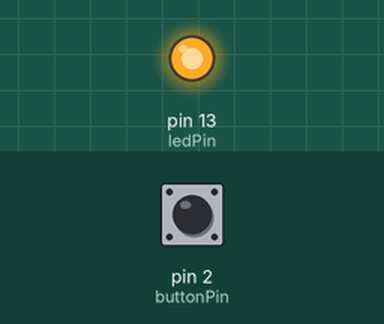
Simulated run of this sketch. Board: Arduino Uno, built with avr-gcc and run on an emulated ATmega328P. On the bench: output pins drawn as LEDs (lit = HIGH). Inputs (shaded band) come from the test bench; at power-on: pin 2 (buttonPin) HIGH. What the sketch prints to the serial monitor is not drawn.

Above: at 1.2 s.
1.3 s: pin 2 (buttonPin) pulled LOW for 0.15 s
At 1.9 s:
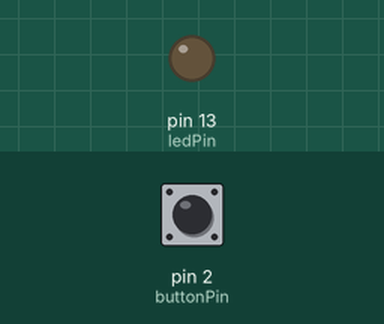
2.9 s: pin 2 (buttonPin) pulled LOW for 1 s
At 4.4 s:
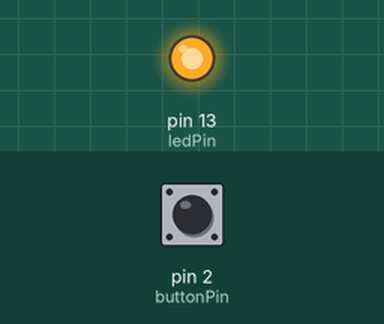
5.4 s: pin 2 (buttonPin) pulled LOW for 3.2 s
At 9.2 s:
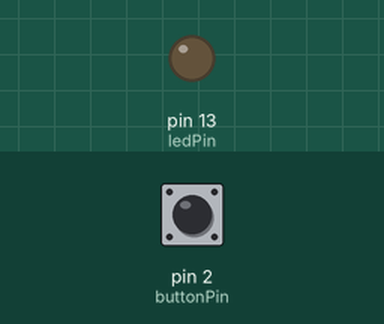
Timing chart, 0 to 10.7 s (numbered marks = the images above; inputs shaded):
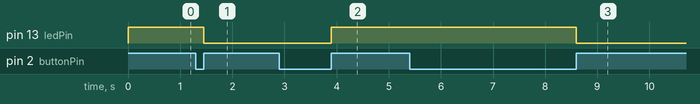

The sketch:

sketch_feb18a.ino
```cpp
//
// Example sketch to send command from arduino to PC
// This sketch is a sample to send character to the PC through
// Serial port.
///

const int buttonPin = 2;
const int ledPin = 13;
int buttonState = 0;
int change = 0;
int cnt = 0;
void setup(){
  pinMode(ledPin, OUTPUT);
  pinMode(buttonPin, INPUT);
  Serial.begin(9600);
}

void loop(){

   if( change == digitalRead(buttonPin)){
     return;
   } else {
     change = digitalRead(buttonPin);
   }


   if (change){
     buttonState = 1- buttonState;
     int a = 97;
     Serial.print(a);
   }
   if( buttonState == HIGH ){
     digitalWrite(ledPin, HIGH);
   } else {
     digitalWrite(ledPin, LOW);
   }

}
```

Measured:
- after the input at 1.3 s, pin 13 (ledPin): HIGH → LOW after 0.15 s
- after the input at 2.9 s, pin 13 (ledPin): LOW → HIGH after 1.0 s
- after the input at 5.4 s, pin 13 (ledPin): HIGH → LOW after 3.2 s
